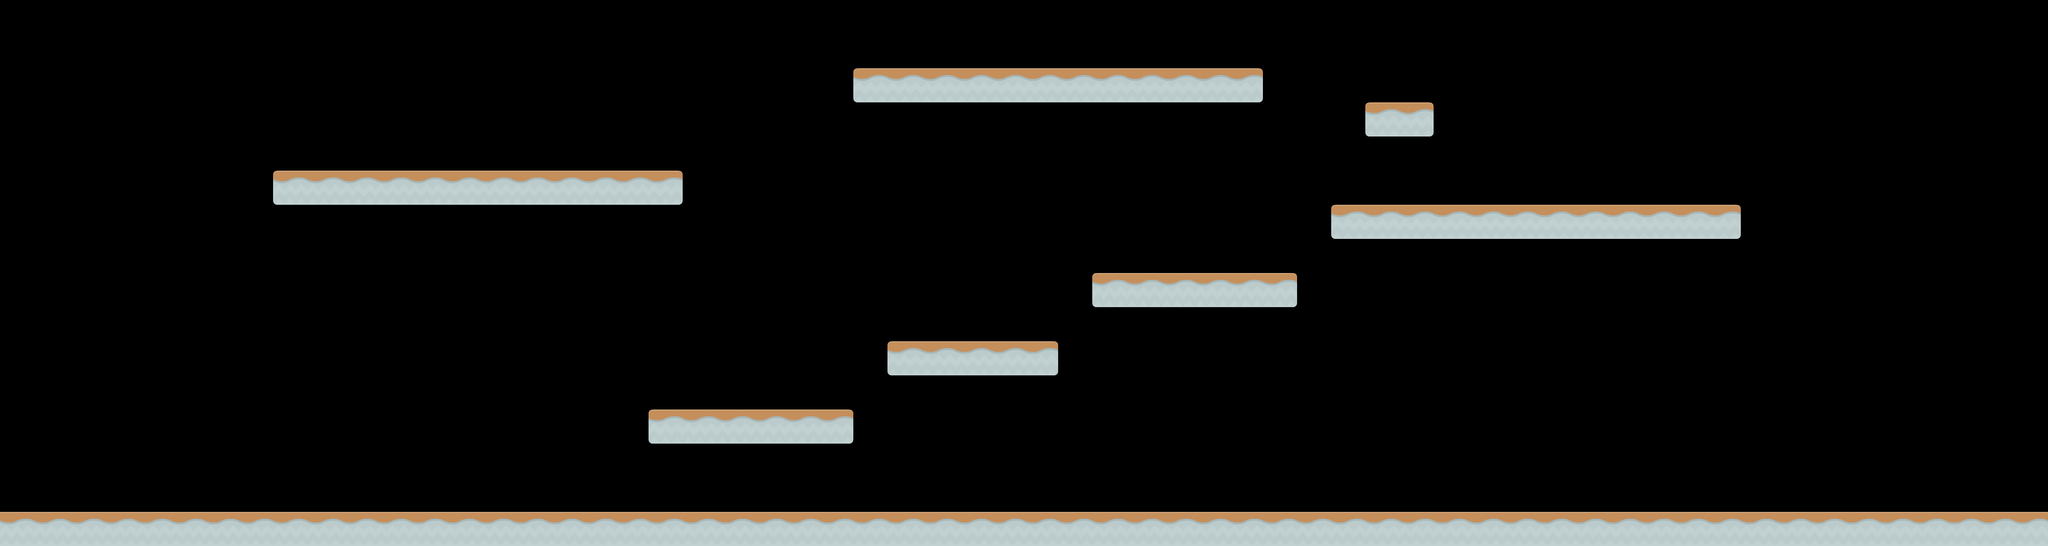

The image is a tile-based game level rendered from a .tmx file. Its description and source (layers, tilesets, objects; grid data summarised) follow:
An orthogonal 60x16 tile map with 70x70 px tiles, 2 tile layers (Stationary, Moving) and 2 objects.

<map version="1.0" orientation="orthogonal" renderorder="right-down" width="60" height="16" tilewidth="70" tileheight="70" nextobjectid="3">
 <tileset firstgid="1" name="summerplatforms" tilewidth="70" tileheight="70">
  <image source="summerplatforms.png" trans="ff00ff" width="512" height="512" />
  <tile id="14">
   <properties>
    <property name="Spike" value="1" />
   </properties>
  </tile>
 </tileset>
 <layer name="Stationary" width="60" height="16">
  <data>[960 cells, 116 non-empty, 4 distinct tile ids]</data>
 </layer>
 <objectgroup name="Enemies">
  <object id="1" x="904" y="1015" width="50" height="28" />
  <object id="2" x="1082" y="1015" width="50" height="28" />
 </objectgroup>
 <layer name="Moving" width="60" height="16">
  <data>[960 cells, 0 non-empty, 0 distinct tile ids]</data>
 </layer>
</map>
